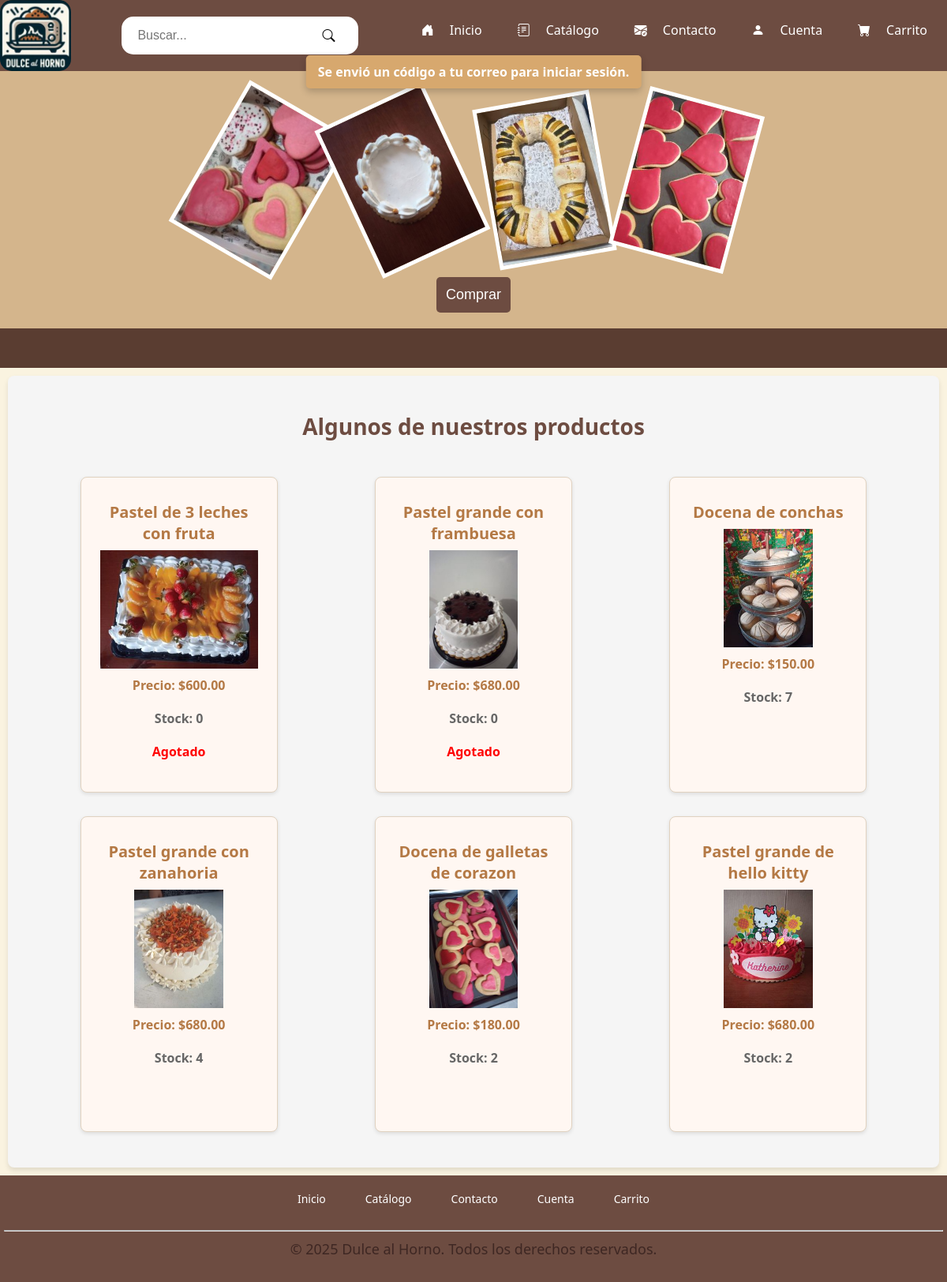
The page / (signed in) on the database its author committed.
### tables this page shows
CREATE TABLE `productos` (
  `producto_id` int(11) NOT NULL AUTO_INCREMENT,
  `nombre` varchar(100) NOT NULL,
  `precio` decimal(10,2) NOT NULL,
  `img_url` varchar(255) DEFAULT NULL,
  `estado` enum('disponible','no disponible') NOT NULL DEFAULT 'disponible',
  `descripcion` text DEFAULT NULL,
  `stock` int(11) NOT NULL DEFAULT 0,
  PRIMARY KEY (`producto_id`)
);

### productos/productos.php (the view, shortened to what this page needs)
<?php
include __DIR__ . '/../config/db.php';
$isCatalogo = basename($_SERVER['PHP_SELF']) === 'catalogo.php';
if (isset($_GET['q']) && !empty(trim($_GET['q']))) {
    $busqueda = "%" . $_GET['q'] . "%";
    $stmt = $conn->prepare("SELECT * FROM productos WHERE estado = 'disponible' AND (nombre LIKE ? OR descripcion LIKE ?)");
    $stmt->bind_param("ss", $busqueda, $busqueda);
    $stmt->execute();
    $resultado = $stmt->get_result();
    echo "<h2>Resultados para: <em>" . htmlspecialchars($_GET['q']) . "</em></h2>";
} else {
    if ($isCatalogo) {
        $resultado = $conn->query("SELECT * FROM productos WHERE estado = 'disponible'");
    } else {
        $resultado = $conn->query("SELECT * FROM productos WHERE estado = 'disponible' ORDER BY RAND() LIMIT 6");
    }
}
echo '<div class="productos-grid">';
while ($producto = $resultado->fetch_assoc()) { ?>
    <div class="producto-card">
        <?php
        $rutaDetalle = basename($_SERVER['PHP_SELF']) === 'catalogo.php'
            ? '/productos/detalle_producto.php?id=' . $producto['producto_id']
            : '/productos/detalle_producto.php?id=' . $producto['producto_id'];
        ?>
        <a href="<?= $rutaDetalle ?>" style="text-decoration: none; color: inherit;">
            <h3 style="font-size: 1.25rem; font-weight: bold; margin-bottom: 0.5rem; color: #b47945;">
                <?php echo $producto['nombre']; ?>
            </h3>
            <div class="producto-img">
                <?php
                $rutaImg = basename($_SERVER['PHP_SELF']) === 'catalogo.php'
                    ? '/' . $producto['img_url']
                    : '/'. $producto['img_url'];
                ?>
                <?php if (!empty($producto['img_url'])): ?>
                    <img src="<?= htmlspecialchars($rutaImg) ?>"
                        alt="<?= htmlspecialchars($producto['nombre']) ?>">
                <?php else: ?>
                    <i class="bi bi-image" style="font-size: 40px; color: gray;"></i>
                <?php endif; ?>
            </div>
            <p style="color: #b47945; font-weight: bold;">Precio: $<?php echo number_format($producto['precio'], 2); ?></p>
            <p style="color: #666; font-weight: bold;">Stock: <?php echo (int)$producto['stock']; ?></p>
            <?php if ($producto['stock'] <= 0) {
                echo '<p style="color: red; font-weight: bold;">Agotado</p>';
            } ?>
        </a>
    </div>
<?php }
echo '</div>';
?>

### assets/css/styles.css (style rules this page uses)
* { margin: 0; padding: 0; box-sizing: border-box; }
body { background-color: #FAF3E0; height: 100%; margin: 0; padding: 0; display: flex; flex-direction: column; font-family: 'Segoe UI', Tahoma, Geneva, Verdana, sans-serif; }
p { font-size: 18px; color: #3E2723; margin-bottom: 20px; }

### assets/css/styles-productos.css (style rules this page uses)
.productos-grid { display: grid; grid-template-columns: repeat(3, 1fr); grid-template-rows: repeat(2, 1fr); gap: 30px; padding: 20px; justify-items: center; max-width: 100%; margin: 0 auto; }
.producto-card { background-color: #FFF7F2; border: 1px solid #E0D2C0; border-radius: 8px; text-align: center; padding: 20px; width: 100%; max-width: 250px; box-shadow: 0 2px 5px rgba(0,0,0,0.1); transition: transform 0.2s ease-in-out; }
.producto-card img { max-width: 100%; height: 150px; object-fit: cover; margin-bottom: 10px; }
.producto-card h3 { margin: 10px 0 5px; font-size: 18px; color: #6D4C41; }
.producto-card p { font-size: 16px; color: #6D4C41; }

### rows shown on the page
productos: nombre "Pastel de 3 leches con fruta", img_url (picture), precio "600.00", stock "0", shows "Agotado"
productos: nombre "Pastel grande con frambuesa", img_url (picture), precio "680.00", stock "0", shows "Agotado"
productos: nombre "Docena de conchas", img_url (picture), precio "150.00", stock "7"
productos: nombre "Pastel grande con zanahoria", img_url (picture), precio "680.00", stock "4"
productos: nombre "Docena de galletas de corazon", img_url (picture), precio "180.00", stock "2"
productos: nombre "Pastel grande de hello kitty", img_url (picture), precio "680.00", stock "2"

### other values the page prints
$_SESSION['mensaje'] "Se envió un código a tu correo para iniciar sesión."
